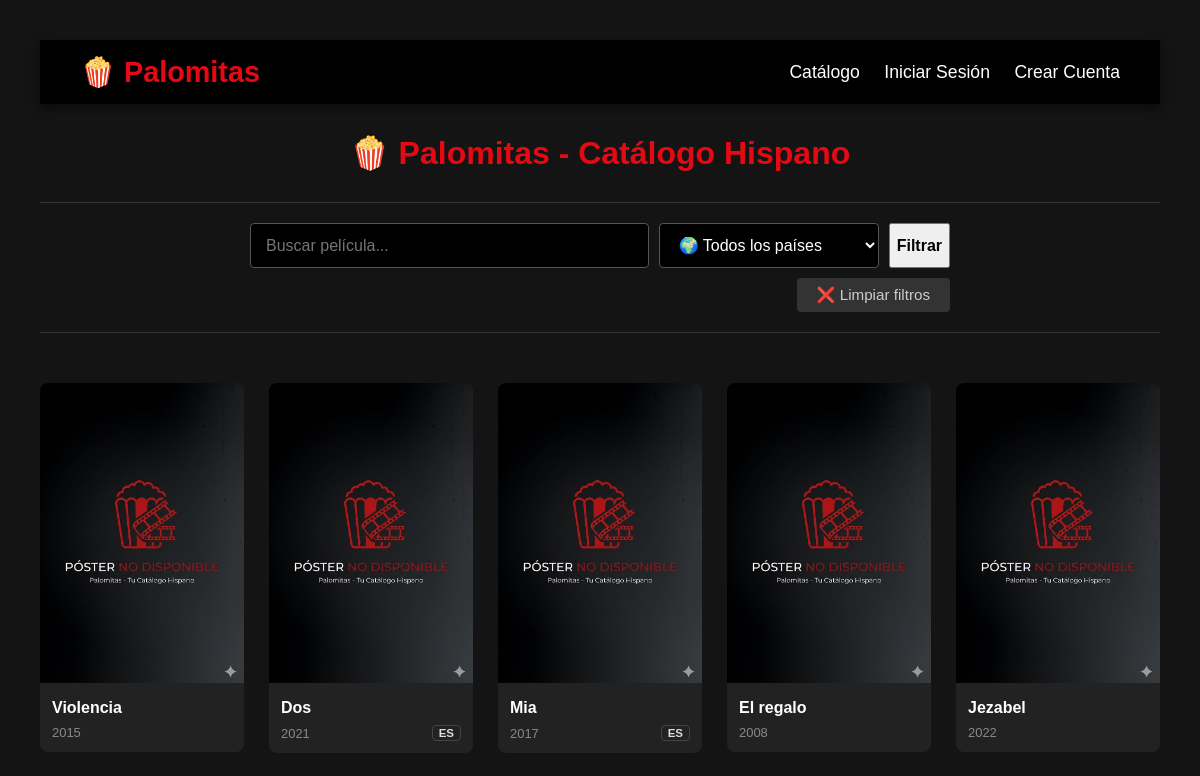
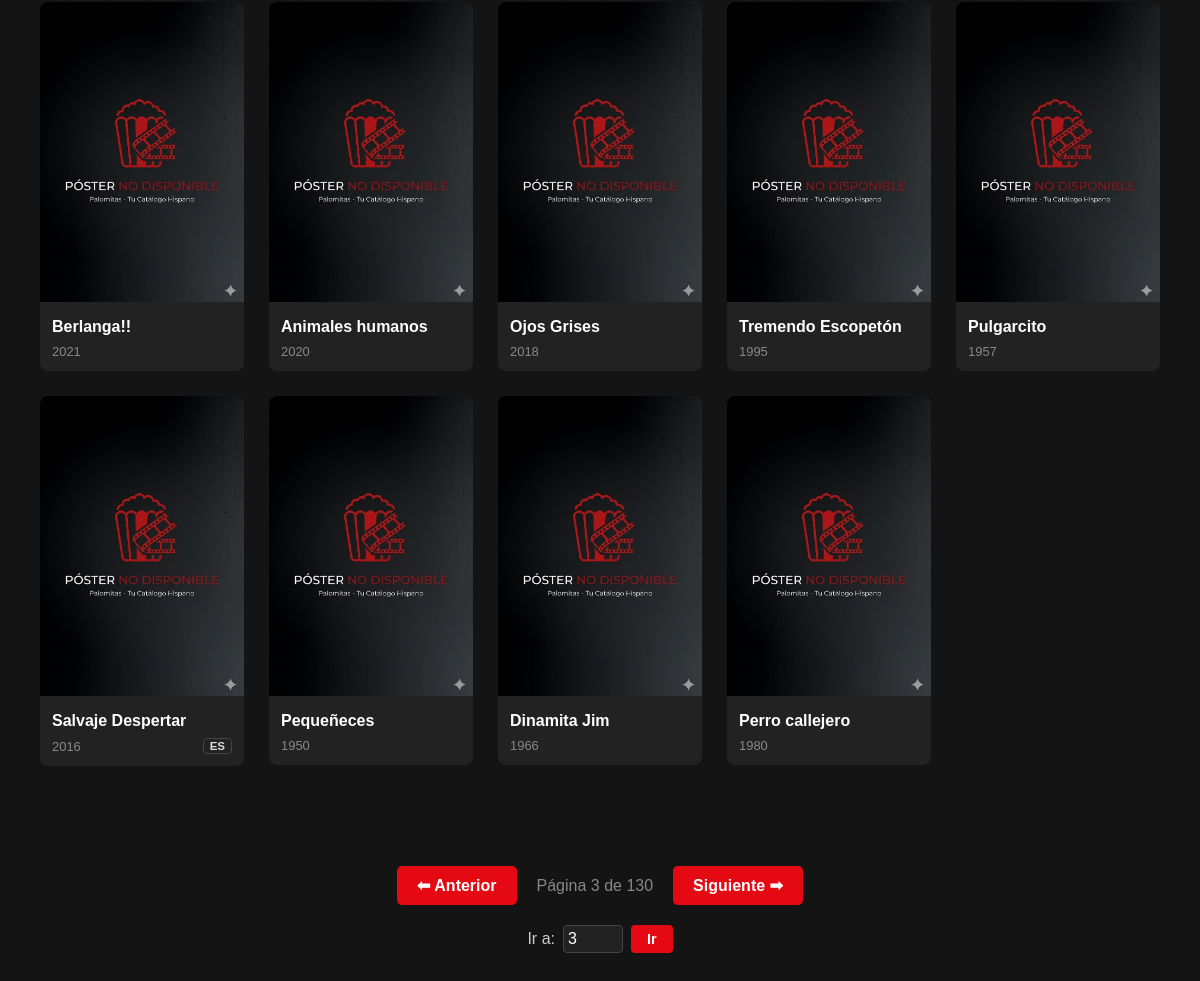
The app's page /?pag=3 with its own data (2 pictures, top to bottom).
### tables this page shows
CREATE TABLE `producciones` (
  `id_produccion` int(11) NOT NULL,
  `tmdb_id` int(11) DEFAULT NULL,
  `titulo` varchar(255) NOT NULL,
  `tipo` enum('pelicula','serie') NOT NULL,
  `anio` year(4) DEFAULT NULL,
  `sinopsis` text DEFAULT NULL,
  `pais` varchar(100) DEFAULT NULL,
  `idioma_original` varchar(100) DEFAULT NULL,
  `portada` varchar(255) DEFAULT NULL,
  `id_version_origen` int(11) DEFAULT NULL
);

### index.php (the view, shortened to what this page needs)
<?php
$host = '127.0.0.1';
$db   = 'palomitas';
$user = 'raquel';
$pass = 'cine';
$port = '3307';
$charset = 'utf8mb4';
$dsn = "mysql:host=$host;port=$port;dbname=$db;charset=$charset";
try {
    $pdo = new PDO($dsn, $user, $pass);
} catch (\PDOException $e) {
    die("Error: " . $e->getMessage());
}
$pelis_por_pagina = 14;
$pagina_actual = isset($_GET['pag']) ? (int)$_GET['pag'] : 1;
$inicio = ($pagina_actual - 1) * $pelis_por_pagina;
$sql = "SELECT * FROM producciones WHERE 1=1";
$parametros = [];
$url_filtros = "";
$sql .= " LIMIT $inicio, $pelis_por_pagina";
$stmt = $pdo->prepare($sql);
$stmt->execute($parametros);
$peliculas = $stmt->fetchAll(PDO::FETCH_ASSOC);
$sql_total = "SELECT COUNT(*) FROM producciones WHERE 1=1";
$parametros_total = [];
$stmt_total = $pdo->prepare($sql_total);
$stmt_total->execute($parametros_total);
$total_pelis = $stmt_total->fetchColumn();
$total_paginas = ceil($total_pelis / $pelis_por_pagina);
?>
<!DOCTYPE html>
<html lang="es">
<head>
    <link rel="stylesheet" href= "css/estilos.css?v=3"></link>
</head>
<body>
    <nav class="navbar">
        <a href="index.php" class="logo">🍿 Palomitas</a>
        <div class="enlaces">
            <a href="index.php">Catálogo</a>
            <?php if (isset($_SESSION['usuario_nombre'])): ?>
                <span style="color: #ccc; margin-left: 20px;">
                    Hola, <strong style="color: white;"><?= htmlspecialchars($_SESSION['usuario_nombre']) ?></strong>
                </span>
                <a href="logout.php" style="color: #e50914; margin-left: 15px;">Cerrar Sesión</a>
            <?php else: ?>
                <a href="login.php">Iniciar Sesión</a>
                <a href="registro.php">Crear Cuenta</a>
            <?php endif; ?>
        </div>
    </nav>
    <h1>🍿 Palomitas - Catálogo Hispano</h1>
    <section class="barra-filtros">
    <form action="index.php" method="GET" class="formulario-busqueda">
        <div class="controles-principales">
            <input type="text" name="busqueda" placeholder="Buscar película..." value="<?= htmlspecialchars($_GET['busqueda'] ?? '') ?>" class="input-filtro">
            <select name="pais" class="input-filtro">
                <option value="">🌍 Todos los países</option>
            </select>
            <button type="submit" class="btn-filtrar">Filtrar</button>
        </div>
        <a href="index.php" class="btn-limpiar">❌ Limpiar filtros</a>
    </form>
</section>
    <div class="galeria">
        <?php foreach ($peliculas as $peli): ?>
            <a href="detalles.php?id=<?= $peli['id_produccion'] ?>" style="text-decoration: none; color: inherit;">
                <div class="tarjeta">
<?php
$enlace_portada = !empty($peli['portada']) ? $peli['portada'] : 'img/no-poster.png';
?>
<img
    src="<?= htmlspecialchars($enlace_portada) ?>"
    alt="<?= htmlspecialchars($peli['titulo']) ?>"
    onerror="this.onerror=null; this.src='img/no-poster.png';"
>
                    <div class="info">
                        <div class="titulo"><?= $peli['titulo'] ?></div>
                        <div class="meta-datos">
                            <span class="anio"><?= $peli['anio'] ?></span>
                            <?php if (!empty($peli['pais']) && $peli['pais'] !== '??'): ?>
                                <span class="etiqueta-pais"><?= $peli['pais'] ?></span>
                            <?php endif; ?>
                        </div>
                    </div>
                    </div>
                </a>
        <?php endforeach; ?>
    </div>
<div class="contenedor-navegacion">
    <div class="paginacion">
        <?php if ($pagina_actual > 1): ?>
            <a href="?pag=<?= $pagina_actual - 1 ?><?= $url_filtros ?>" class="btn">⬅ Anterior</a>        <?php else: ?>
            <span class="btn desactivado">⬅ Anterior</span>
        <?php endif; ?>
        <span class="info-pag">Página <?= $pagina_actual ?> de <?= $total_paginas ?></span>
        <?php if ($pagina_actual < $total_paginas): ?>
            <a href="?pag=<?= $pagina_actual + 1 ?><?= $url_filtros ?>" class="btn">Siguiente ➡</a>        <?php else: ?>
            <span class="btn desactivado">Siguiente ➡</span>
        <?php endif; ?>
    </div>
    <div class="salto-pagina">
        <form action="index.php" method="GET" style="display: inline-flex; align-items: center; gap: 8px;">
            <label for="input-pag" style="font-size: 1em; color: #ccc;">Ir a:</label>
            <input type="number"
                name="pag"
                id="input-pag"
                min="1"
                max="<?= $total_paginas ?>"
                value="<?= $pagina_actual ?>"
                style="width: 50px; background: #222; color: white; border: 1px solid #444; border-radius: 4px; padding: 4px;">
            <button type="submit" class="btn-ir">Ir</button>
        </form>
    </div>
</div>
</body>
</html>

### css/estilos.css (style rules this page uses)
body { background-color: #141414; color: white; font-family: Arial, sans-serif; margin: 0; padding: 20px; }
h1 { text-align: center; color: #e50914; margin-bottom: 30px; }
.formulario-busqueda { display: flex; flex-direction: column; gap: 10px; max-width: 700px; margin: 20px auto; }
.controles-principales { display: grid; grid-template-columns: 1fr auto auto; gap: 10px; }
.btn-filtrar { text-decoration: none; font-weight: bold; font-size: 1em; }
.btn-limpiar { align-self: flex-end; padding: 8px 20px; background-color: #333; color: #ccc; text-decoration: none; border-radius: 4px; font-size: 0.95em; transition: all 0.3s ease; }
.galeria { display: grid; grid-template-columns: repeat(auto-fill, minmax(200px, 1fr)); gap: 25px; padding: 20px 0; height: auto; min-height: 50vh; }
.tarjeta { background-color: #222; border-radius: 8px; overflow: hidden; transition: transform 0.3s, box-shadow 0.3s; position: relative; }
.tarjeta img { width: 100%; height: 300px; object-fit: cover; }
.info { padding: 12px; }
.titulo { font-weight: bold; font-size: 1em; margin-bottom: 5px; white-space: nowrap; overflow: hidden; text-overflow: ellipsis; }
.anio { color: #888; font-size: 0.9em; }
.paginacion { text-align: center; margin-top: 40px; }
.btn { background-color: #e50914; color: white; padding: 10px 20px; text-decoration: none; border-radius: 5px; font-weight: bold; margin: 0 5px; display: inline-block; }
.info-pag { color: #888; }
.salto-pagina { display: flex; justify-content: center; }
#input-pag { border-radius: 4px; font-size: 1em; padding: auto 12px; }
.btn-ir { background: #e50914; color: white; border: none; padding: 6px 16px; border-radius: 4px; cursor: pointer; font-size: 0.9em; font-weight: bold; }
body { background-color: #141414; color: white; font-family: Arial, sans-serif; margin: 0; padding: 40px; }
.meta-datos { display: flex; justify-content: space-between; align-items: center; margin-top: 8px; color: #888; font-size: 0.9em; }
.etiqueta-pais { border: 1px solid #444; background-color: #222; color: #ddd; padding: 1px 6px; border-radius: 4px; font-size: 0.8em; font-weight: bold; text-transform: uppercase; }
.navbar { display: flex; justify-content: space-between; align-items: center; background-color: #000; padding: 15px 40px; margin-bottom: 30px; box-shadow: 0 4px 10px rgba(0, 0, 0, 0.5); }
.navbar .logo { color: #e50914; font-size: 1.8em; font-weight: bold; text-decoration: none; }
.navbar .enlaces a { color: white; text-decoration: none; margin-left: 20px; font-size: 1.1em; transition: color 0.3s; }
.barra-filtros { background-color: #141414; margin-bottom: 30px; border-top: 1px solid #333; border-bottom: 1px solid #333; }
.input-filtro { padding: 12px 15px; background-color: #000; border: 1px solid #555; border-radius: 4px; color: white; font-size: 1em; min-width: 220px; transition: border-color 0.3s ease; }
select.input-filtro option { background-color: #222; color: white; }
.contenedor-navegacion { display: flex; flex-direction: column; align-items: center; margin-top: 30px; gap: 0px; }
.paginacion { display: flex; justify-content: center; align-items: center; gap: 15px; margin: 50px auto; margin-bottom: 20px; padding: 0; clear: both; width: 100%; max-width: 1200px; box-sizing: border-box; }

### records on screen
producciones: titulo "Violencia", anio "2015"
producciones: titulo "Dos", anio "2021", pais "ES"
producciones: titulo "Mia", anio "2017", pais "ES"
producciones: titulo "El regalo", anio "2008"
producciones: titulo "Jezabel", anio "2022"
producciones: titulo "Berlanga!!", anio "2021"
producciones: titulo "Animales humanos", anio "2020"
producciones: titulo "Ojos Grises", anio "2018"
producciones: titulo "Tremendo Escopetón", anio "1995"
producciones: titulo "Pulgarcito", anio "1957"
producciones: titulo "Salvaje Despertar", anio "2016", pais "ES"
producciones: titulo "Pequeñeces", anio "1950"
producciones: titulo "Dinamita Jim", anio "1966"
producciones: titulo "Perro callejero", anio "1980"

### other values on screen
$pagina_actual "3"
$total_paginas "130"
